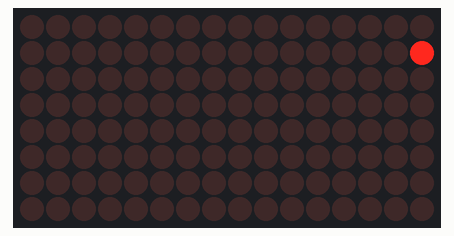
The sketch below on a simulated Arduino Uno, built with avr-gcc and run on an emulated ATmega328P. Shown: 16×8 LED matrix.

Above: at 0.8 s.
At 5.43 s:
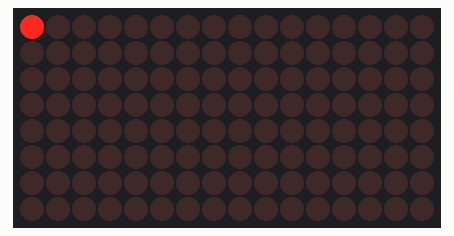
At 10.36 s:
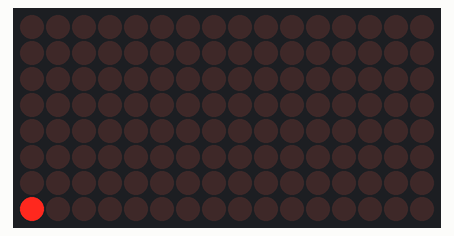
At 20.23 s:
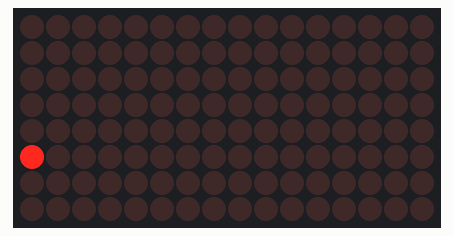
At 29.79 s:
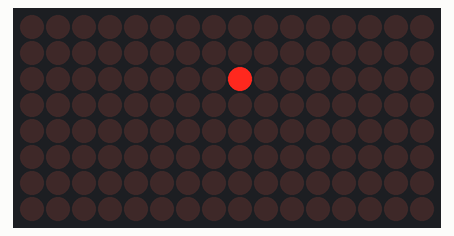
At 39.66 s:
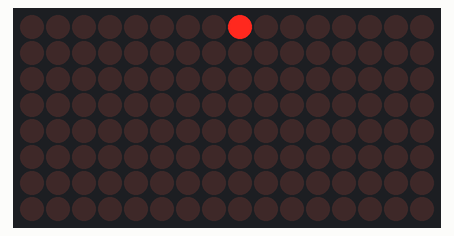

The sketch:

LCDemoCascadedDevices.ino
```cpp
//We always have to include the library
#include "LedControl.h"

/*
 Now we need a LedControl to work with.
 ***** These pin numbers will probably not work with your hardware *****
 pin 12 is connected to the DataIn
 pin 11 is connected to the CLK
 pin 10 is connected to LOAD
 ***** Please set the number of devices you have *****
 But the maximum default of 8 MAX72XX wil also work.
 */
LedControl lc=LedControl(12,11,10,2);

/* we always wait a bit between updates of the display */
unsigned long delaytime=10;

/*
 This time we have more than one device.
 But all of them have to be initialized
 individually.
 */
void setup() {
  //we have already set the number of devices when we created the LedControl
  int devices=lc.getDeviceCount();
  //we have to init all devices in a loop
  for(int address=0;address<devices;address++) {
    /*The MAX72XX is in power-saving mode on startup*/
    lc.shutdown(address,false);
    /* Set the brightness to a medium values */
    lc.setIntensity(address,8);
    /* and clear the display */
    lc.clearDisplay(address);
  }
}

void loop() {
  //read the number cascaded devices
  int devices=lc.getDeviceCount();

  //we have to init all devices in a loop
  for(int row=0;row<8;row++) {
    for(int col=0;col<8;col++) {
      for(int address=0;address<devices;address++) {
        delay(delaytime);
        lc.setLed(address,row,col,true);
        delay(delaytime);
        lc.setLed(address,row,col,false);
      }
    }
  }
}
```
